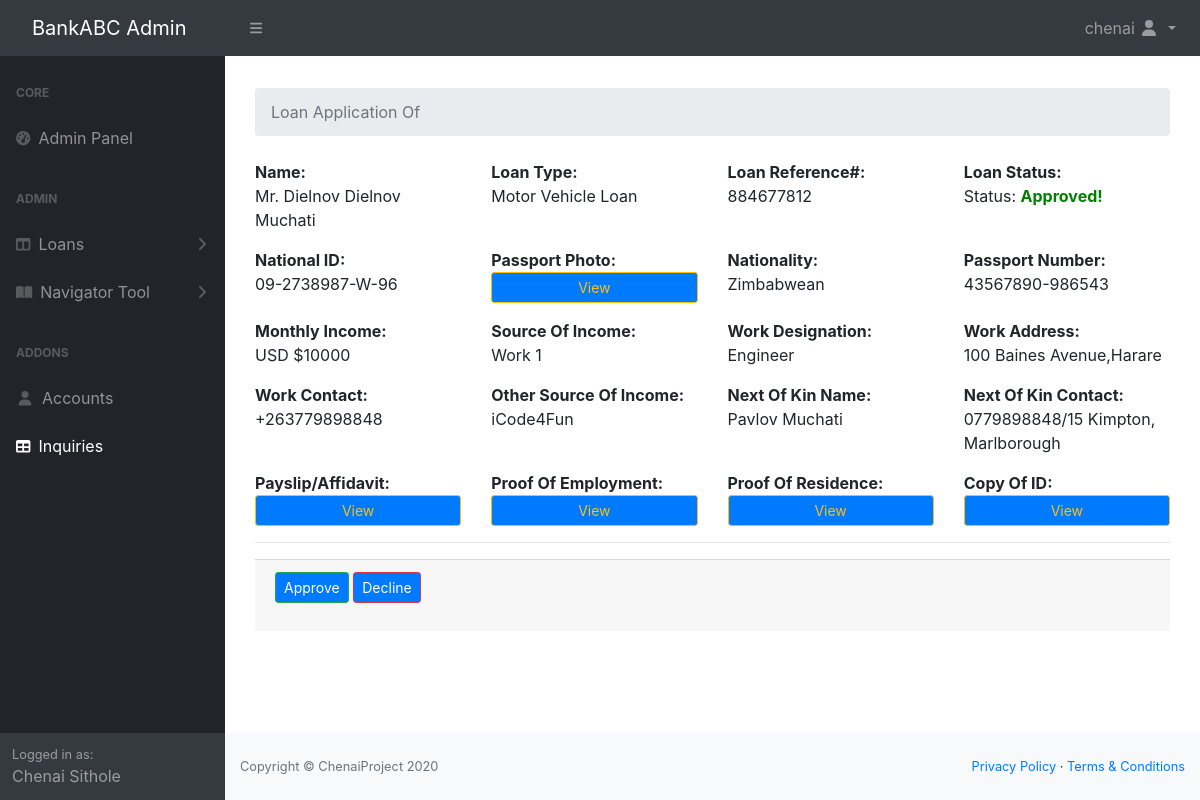
Page /view_application/884677812 (signed in) on the committed database.
### bank/models.py (models this page shows, shortened)
class Account(AbstractBaseUser):
    email = models.EmailField(
        verbose_name='email', max_length=60, unique=True)
    username = models.CharField(max_length=30, unique=True)
    isCorporate = models.BooleanField(default=False)
    physicalAddress = models.CharField(max_length=60)
    postalAddress = models.CharField(max_length=60)
    phone = models.CharField(max_length=30)
    date_joined = models.DateTimeField(
        verbose_name='date joined', auto_now_add=True)
    last_login = models.DateTimeField(
        verbose_name='last login', auto_now=True)
    is_active = models.BooleanField(default=True)
    is_staff = models.BooleanField(default=False)
    is_admin = models.BooleanField(default=False)
    is_superuser = models.BooleanField(default=False)
    USERNAME_FIELD = 'email'
    REQUIRED_FIELDS = ['username', 'isCorporate']
    objects = MyAccountManager()
    class Meta:
        verbose_name = _('user')
        verbose_name_plural = _('users')

class IndividualAccount(models.Model):
    account = models.ForeignKey(
        Account, on_delete=models.CASCADE)
    title = models.CharField(max_length=8)
    firstName = models.CharField(max_length=60)
    middleName = models.CharField(max_length=60, blank=True)
    lastName = models.CharField(max_length=60)
    isMale = models.BooleanField()
    maidenName = models.CharField(max_length=60, blank=True)
    passportPhoto = models.ImageField(upload_to=user_passportPhoto_uploader)
    nationalID = models.CharField(max_length=60)
    dob = models.CharField(max_length=60)
    maritalStatus = models.CharField(max_length=60)
    countryOfResidence = models.CharField(max_length=60)
    Nationality = models.CharField(max_length=60)
    passportNum = models.CharField(max_length=60)
    passportIssuerCountry = models.CharField(max_length=60)
    passportIssueDate = models.CharField(max_length=60)
    passportExpiryDate = models.CharField(max_length=60)
    yearsAtResidence = models.CharField(max_length=60)
    residentialStatus = models.CharField(max_length=60)
    sourceOfIncome = models.CharField(max_length=60)
    workAddress = models.CharField(max_length=60)
    workPhone = models.CharField(max_length=60)
    workDesignation = models.CharField(max_length=60)
    grossMonthlyIncome = models.CharField(max_length=60)
    otherSourceOfIncome = models.CharField(max_length=60)
    kin_fname = models.CharField(max_length=60)
    kin_sname = models.CharField(max_length=60)
    kin_phone = models.CharField(max_length=60)
    kin_address = models.CharField(max_length=60)
    kin_passportPhoto = models.ImageField(
        upload_to=kin_passportPhoto_uploader)

class AccountDetail(models.Model):
    account = models.ForeignKey(
        Account, related_name='details', on_delete=models.CASCADE)
    accnum = models.CharField(max_length=30, unique=True)
    cardnum = models.CharField(max_length=30, unique=True)
    acctype = models.CharField(max_length=30)
    balance = models.CharField(max_length=30)
    currency = models.CharField(max_length=30)
    branch = models.CharField(max_length=30)
    cIF = models.CharField(max_length=30)
    aTM = models.BooleanField(default=False)

class LoanApplication(models.Model):
    account = models.ForeignKey(Account, related_name='application', on_delete=models.CASCADE)
    payslip = models.FileField(null=True, blank=True, upload_to=loan_application_uploader)
    proofOfEmployment = models.FileField(null=True, blank=True, upload_to=loan_application_uploader)
    proofOfResidence = models.FileField(null=True, blank=True, upload_to=loan_application_uploader)
    copyOfID = models.FileField(null=True, blank=True, upload_to=loan_application_uploader)
    reference = models.CharField(max_length=30, default=regNumber())
    viewed = models.BooleanField(default=False)
    pending = models.BooleanField(default=True)
    approval = models.BooleanField(default=False)
    applicationDate = models.DateTimeField(verbose_name='dateApplied', auto_now_add=True)
    class Meta:
        ordering = ['-applicationDate']

### bank/views.py (the view)
# urls.py: path('view_application/<int:pk>', viewApplication, name='view_application'),
@login_required
def viewApplication(request,pk):
    if not request.user.is_superuser:
        return redirect('bank:account')
    new_loans = LoanApplication.objects.filter(viewed=False)
    context = {
        'new_loans': new_loans,
    }
    loan = LoanApplication.objects.get(reference=pk)
    info = IndividualAccount.objects.get(account=loan.account)
    detail = AccountDetail.objects.get(account=loan.account)
    context = {
                'loan':loan,
                'info':info,
                'detail':detail,
                }
    return render(request,'sys_admin/application.html',context)

### bank/templates/sys_admin/application.html (shortened to what this page needs)
{% extends "sys_admin/base.html" %} {% load static %} {% block main %}
<div class="container">
    <br>
    <ol class="breadcrumb mb-4 mt-2">
        <li class="breadcrumb-item active">Loan Application Of</li>
    </ol>
    <div class="row">
        <div class="col-md-3">
            <strong>Name: </strong>
            <br>
            <span>{{ info.title }} {{ info.firstName }} {{ info.middleName }} {{ info.lastName }}</span>
        </div>
        <div class="col-md-3">
            <strong>Loan Type: </strong>
            <br>
            <span>{{ detail.acctype }} </span>
        </div>
        <div class="col-md-3">
            <strong>Loan Reference#: </strong>
            <br>
            <span>{{ loan.reference }} </span>
        </div>
        <div class="col-md-3">
            <strong>Loan Status: </strong>
            <br> {% if not loan.pending %}  {% if loan.approval %}
            <span>Status: <strong style="color: green">Approved!</strong></span> {% endif %} {% else %}
            <span>Status: <strong style="color: grey">Pending!</strong></span> {% endif %}
        </div>
    </div>
    <div class="row mt-3">
        <div class="col-md-3">
            <strong>National ID: </strong>
            <br>
            <span>{{ info.nationalID }}</span>
        </div>
        <div class="col-md-3">
            <strong>Passport Photo: </strong>
            <br>
            <span><a class="btn btn-sm btn-primary btn-block btn-outline-warning" href="{{ info.passportPhoto.url }}">View</a></span>
        </div>
        <div class="col-md-3">
            <strong>Nationality: </strong>
            <br>
            <span>{{ info.Nationality }}</span>
        </div>
        <div class="col-md-3">
            <strong>Passport Number: </strong>
            <br>
            <span>{{ info.passportNum }}</span>
        </div>
    </div>
    <div class="row mt-3">
        <div class="col-md-3">
            <strong>Monthly Income: </strong>
            <br>
            <span>USD ${{ info.grossMonthlyIncome }}</span>
        </div>
        <div class="col-md-3">
            <strong>Source Of Income: </strong>
            <br>
            <span>{{ info.sourceOfIncome }} </span>
        </div>
        <div class="col-md-3">
            <strong>Work Designation: </strong>
            <br>
            <span>{{ info.workDesignation }} </span>
        </div>
        <div class="col-md-3">
            <strong>Work Address: </strong>
            <br>
            <span>{{ info.workAddress }} </span>
        </div>
    </div>
    <div class="row mt-3">
        <div class="col-md-3">
            <strong>Work Contact: </strong>
            <br>
            <span>{{ info.workPhone }}</span>
        </div>
        <div class="col-md-3">
            <strong>Other Source Of Income: </strong>
            <br>
            <span>{{ info.otherSourceOfIncome }} </span>
        </div>
        <div class="col-md-3">
            <strong>Next Of Kin Name: </strong>
            <br>
            <span>{{ info.kin_fname }} {{ info.kin_sname }}</span>
        </div>
        <div class="col-md-3">
            <strong>Next Of Kin Contact: </strong>
            <br>
            <span>{{ info.kin_phone }}/{{ info.kin_address }}</span>
        </div>
    </div>
    <div class="row mt-3">
        <div class="col-md-3">
            <strong>Payslip/Affidavit: </strong>
            <br>
            <span><a class="btn btn-sm btn-primary btn-block btn-outline-warning" href="{{ loan.payslip.url }}">View</a></span>
        </div>
        <div class="col-md-3">
            <strong>Proof Of Employment: </strong>
            <br>
            <span><a class="btn btn-sm btn-primary btn-block btn-outline-warning"
                    href="{{ loan.proofOfEmployment.url }}">View</a></span>
        </div>
        <div class="col-md-3">
            <strong>Proof Of Residence: </strong>
            <br>
            <span><a class="btn btn-sm btn-primary btn-block btn-outline-warning"
                    href="{{ loan.proofOfResidence.url }}">View</a></span>
        </div>
        <div class="col-md-3">
            <strong>Copy Of ID: </strong>
            <br>
            <span><a class="btn btn-sm btn-primary btn-block btn-outline-warning"
                    href="{{ loan.copyOfID.url }}">View</a></span>
        </div>
    </div>
    <hr>
    <div class="card-footer">
        <p><a style="color: white;" class="btn btn-sm btn-primary btn-outline-success" href="{% url 'bank:approve' loan.pk %}">Approve</a> <a style="color: white;" class="btn btn-sm btn-primary btn-outline-danger" href="{% url 'bank:decline' loan.pk %}">Decline</a>
        </p>
    </div>
</div>
{% endblock main %}

### bank/templates/sys_admin/base.html (shortened to what this page needs)
{% load static %}
<!DOCTYPE html>
<html lang="en">
<head>
    <link href="{% static 'sys_admin/css/styles.css' %}" rel="stylesheet" />
    <link rel="stylesheet" href="{% static 'bootstrap441/css/bootstrap.min.css' %}" />
    <link rel="stylesheet" href="{% static 'fontawesome513/css/all.css' %}" />
</head>
<body class="sb-nav-fixed">
    <nav class="sb-topnav navbar navbar-expand navbar-dark bg-dark">
        <a class="navbar-brand" href="{% url 'bank:dashboard' %}">BankABC Admin</a>
        <button class="btn btn-link btn-sm order-1 order-lg-0" id="sidebarToggle" href="#">
            <i class="fas fa-bars"></i>
            </button>
        <ul class="navbar-nav ml-auto">
            <li class="nav-item dropdown">
                <a class="nav-link dropdown-toggle" id="userDropdown" href="{% url 'bank:dashboard' %}" role="button" data-toggle="dropdown" aria-haspopup="true" aria-expanded="false">
                    <span>{{ request.user.username }}</span>
                    <i class="fas fa-user fa-fw"></i>
                </a>
            </li>
        </ul>
    </nav>
    <div id="layoutSidenav">
        <div id="layoutSidenav_nav">
            <nav class="sb-sidenav accordion sb-sidenav-dark" id="sidenavAccordion">
                <div class="sb-sidenav-menu">
                    <div class="nav">
                        <div class="sb-sidenav-menu-heading">Core</div>
                        <a class="nav-link" href="{% url 'bank:dashboard' %}">
                            <div class="sb-nav-link-icon"><i class="fas fa-tachometer-alt"></i></div>
                            Admin Panel</a>
                        <div class="sb-sidenav-menu-heading">Admin</div>
                        <a class="nav-link collapsed" href="#" data-toggle="collapse" data-target="#collapseLayouts" aria-expanded="false" aria-controls="collapseLayouts">
                            <div class="sb-nav-link-icon">
                                <i class="fas fa-columns"></i>
                            </div>
                            Loans
                            <div class="sb-sidenav-collapse-arrow"><i class="fas fa-angle-down"></i></div>
                        </a>
                        <a class="nav-link collapsed" href="#" data-toggle="collapse" data-target="#collapsePages" aria-expanded="false" aria-controls="collapsePages">
                            <div class="sb-nav-link-icon"><i class="fas fa-book-open"></i></div>
                            Navigator Tool
                            <div class="sb-sidenav-collapse-arrow"><i class="fas fa-angle-down"></i></div>
                        </a>
                        <div class="sb-sidenav-menu-heading">Addons</div>
                        <a class="nav-link" href="{% url 'bank:user_list' %}">
                            <div class="sb-nav-link-icon"><i class="fas fa-user fa-fw"></i></div>
                            Accounts</a>
                        <a class="nav-link" href="">
                            <div class="sb-nav-link-icon"><i class="fas fa-table"></i></div>
                            Inquiries</a>
                    </div>
                </div>
                <div class="sb-sidenav-footer">
                    <div class="small">Logged in as:</div>
                    Chenai Sithole
                </div>
            </nav>
        </div>
        <div id="layoutSidenav_content">
            <main>
                <div class="container-fluid">
                    {% block main %} {% endblock main %}
                </div>
            </main>
            <footer class="py-4 bg-light mt-auto">
                <div class="container-fluid">
                    <div class="d-flex align-items-center justify-content-between small">
                        <div class="text-muted">Copyright &copy; ChenaiProject
                        </div>
                        <div>
                            <a href="#">Privacy Policy</a> &middot;
                            <a href="#">Terms &amp; Conditions</a>
                        </div>
                    </div>
                </div>
            </footer>
        </div>
    </div>
</body>
</html>

### rows in the picture
Account: user.username "chenai"
IndividualAccount: title "Mr.", firstName "Dielnov", middleName "Dielnov", lastName "Muchati", nationalID "09-2738987-W-96", Nationality "Zimbabwean", passportNum "43567890-986543", grossMonthlyIncome "10000", sourceOfIncome "Work 1", workDesignation "Engineer", workAddress "100 Baines Avenue,Harare", workPhone "+263779898848", otherSourceOfIncome "iCode4Fun", kin_fname "Pavlov", kin_sname "Muchati", kin_phone "0779898848", kin_address "15 Kimpton, Marlborough"
AccountDetail: acctype "Motor Vehicle Loan"
LoanApplication: reference "884677812"
